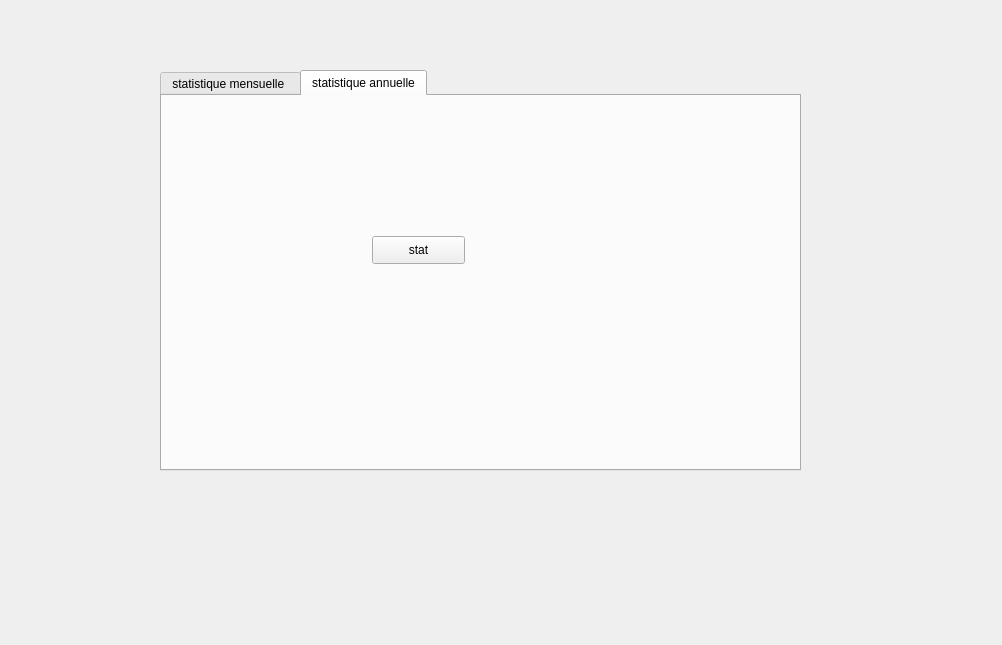
<?xml version="1.0" encoding="UTF-8"?>
<ui version="4.0">
 <class>statistiquegc</class>
 <widget class="QDialog" name="statistiquegc">
  <property name="geometry">
   <rect>
    <x>0</x>
    <y>0</y>
    <width>1002</width>
    <height>645</height>
   </rect>
  </property>
  <property name="windowTitle">
   <string>Dialog</string>
  </property>
  <widget class="QTabWidget" name="tabWidget">
   <property name="geometry">
    <rect>
     <x>160</x>
     <y>70</y>
     <width>641</width>
     <height>401</height>
    </rect>
   </property>
   <property name="currentIndex">
    <number>1</number>
   </property>
   <widget class="QWidget" name="tab">
    <attribute name="title">
     <string>statistique mensuelle </string>
    </attribute>
    <widget class="QPushButton" name="pushButton">
     <property name="geometry">
      <rect>
       <x>230</x>
       <y>150</y>
       <width>93</width>
       <height>28</height>
      </rect>
     </property>
     <property name="text">
      <string>stat</string>
     </property>
    </widget>
   </widget>
   <widget class="QWidget" name="tab_2">
    <attribute name="title">
     <string>statistique annuelle</string>
    </attribute>
    <widget class="QPushButton" name="pushButton_2">
     <property name="geometry">
      <rect>
       <x>210</x>
       <y>140</y>
       <width>93</width>
       <height>28</height>
      </rect>
     </property>
     <property name="text">
      <string>stat</string>
     </property>
    </widget>
   </widget>
  </widget>
 </widget>
 <resources/>
 <connections/>
</ui>
